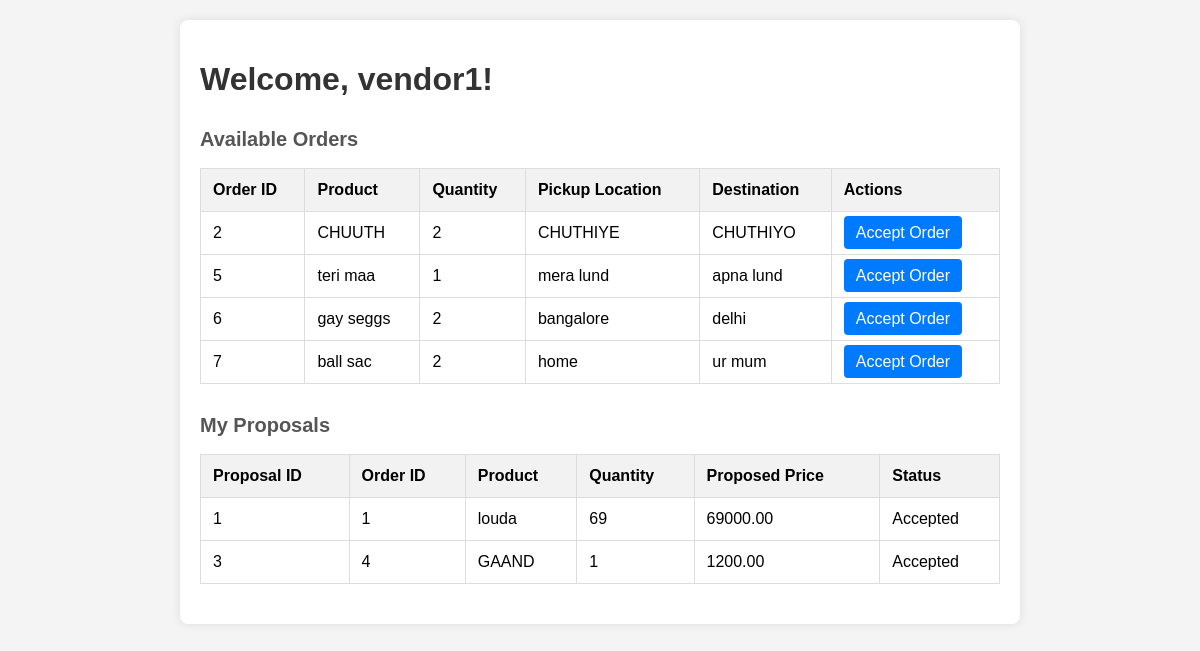
Page /transporters/dashboard/ (signed in) on the committed database.
### vendors/models.py (models this page shows, shortened)
class TransportOrder(models.Model):
    vendor = models.ForeignKey(User, on_delete=models.CASCADE, related_name='orders')
    product = models.CharField(max_length=255)
    quantity = models.PositiveIntegerField()
    pickup_location = models.CharField(max_length=255)
    destination = models.CharField(max_length=255)
    transporter = models.ForeignKey(User, on_delete=models.SET_NULL, null=True, related_name='accepted_orders', blank=True)
    quoted_price = models.DecimalField(max_digits=10, decimal_places=2, null=True, blank=True)
    status = models.CharField(max_length=50, choices=[('PENDING', 'Pending'), ('ACCEPTED', 'Accepted'), ('DECLINED', 'Declined')], default='PENDING')

class TransportProposal(models.Model):
    order = models.ForeignKey(TransportOrder, on_delete=models.CASCADE, related_name='proposals')
    transporter = models.ForeignKey(User, on_delete=models.CASCADE)
    price = models.DecimalField(max_digits=10, decimal_places=2)
    status = models.CharField(max_length=20, default='Pending')  # Can be 'Pending', 'Accepted', etc.

### transporters/views.py (the view)
# urls.py: path('dashboard/', transporter_dashboard, name='transporter_dashboard'),
@login_required
def transporter_dashboard(request):
    available_orders = TransportOrder.objects.exclude(proposals__transporter=request.user)
    my_proposals = TransportProposal.objects.filter(transporter=request.user)
    return render(request, 'transporter_dashboard.html', {
        'available_orders': available_orders,
        'my_proposals': my_proposals
    })

### templates/transporter_dashboard.html (shortened to what this page needs)
<!DOCTYPE html>
<html lang="en">
<head>
</head>
<body>
<div class="container">
    <h1>Welcome, {{ user.username }}!</h1>
    <div>
        <h2 class="section-title">Available Orders</h2>
        <table>
            <thead>
                <tr>
                    <th>Order ID</th>
                    <th>Product</th>
                    <th>Quantity</th>
                    <th>Pickup Location</th>
                    <th>Destination</th>
                    <th>Actions</th>
                </tr>
            </thead>
            <tbody>
                {% for order in available_orders %}
                <tr>
                    <td>{{ order.id }}</td>
                    <td>{{ order.product }}</td>
                    <td>{{ order.quantity }}</td>
                    <td>{{ order.pickup_location }}</td>
                    <td>{{ order.destination }}</td>
                    <td>
                        <a href="{% url 'accept_order' order.id %}" class="btn">Accept Order</a>
                    </td>
                </tr>
                {% empty %}
                <tr>
                    <td colspan="6">No available orders at the moment.</td>
                </tr>
                {% endfor %}
            </tbody>
        </table>
    </div>
    <div>
        <h2 class="section-title">My Proposals</h2>
        <table>
            <thead>
                <tr>
                    <th>Proposal ID</th>
                    <th>Order ID</th>
                    <th>Product</th>
                    <th>Quantity</th>
                    <th>Proposed Price</th>
                    <th>Status</th>
                </tr>
            </thead>
            <tbody>
                {% for proposal in my_proposals %}
                <tr>
                    <td>{{ proposal.id }}</td>
                    <td>{{ proposal.order.id }}</td>
                    <td>{{ proposal.order.product }}</td>
                    <td>{{ proposal.order.quantity }}</td>
                    <td>{{ proposal.price }}</td>
                    <td>{{ proposal.status }}</td>
                </tr>
                {% empty %}
                <tr>
                    <td colspan="6">You have not submitted any proposals yet.</td>
                </tr>
                {% endfor %}
            </tbody>
        </table>
    </div>
</div>
</body>
</html>

### templates/transporter_dashboard.html (style rules this page uses)
body { font-family: Arial, sans-serif; background-color: #f4f4f4; margin: 0; padding: 20px; }
.container { max-width: 800px; margin: 0 auto; background-color: white; padding: 20px; border-radius: 8px; box-shadow: 0 0 10px rgba(0, 0, 0, 0.1); }
h1 { color: #333; }
table { width: 100%; border-collapse: collapse; margin-bottom: 20px; }
th, td { padding: 12px; border: 1px solid #ddd; text-align: left; }
th { background-color: #f2f2f2; }
.btn { padding: 8px 12px; background-color: #007bff; color: white; text-decoration: none; border-radius: 4px; }
.section-title { margin-top: 30px; font-size: 20px; color: #555; }

### rows in the picture
TransportOrder: id "2", product "CHUUTH", quantity "2", pickup_location "CHUTHIYE", destination "CHUTHIYO"
TransportOrder: id "5", product "teri maa", quantity "1", pickup_location "mera lund", destination "apna lund"
TransportOrder: id "6", product "gay seggs", quantity "2", pickup_location "bangalore", destination "delhi"
TransportOrder: id "7", product "ball sac", quantity "2", pickup_location "home", destination "ur mum"
TransportProposal: id "1", order.id "1", order.product "louda", order.quantity "69", price "69000.00", status "Accepted"
TransportProposal: id "3", order.id "4", order.product "GAAND", order.quantity "1", price "1200.00", status "Accepted"

### other values in the picture
{{ user.username }} "vendor1"
